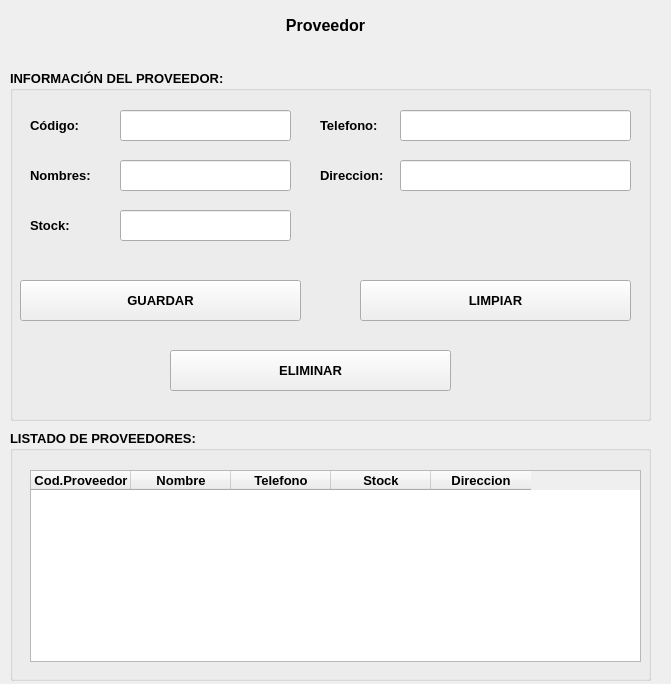
<?xml version="1.0" encoding="UTF-8"?>
<ui version="4.0">
 <class>MainWindow</class>
 <widget class="QMainWindow" name="MainWindow">
  <property name="geometry">
   <rect>
    <x>0</x>
    <y>0</y>
    <width>671</width>
    <height>684</height>
   </rect>
  </property>
  <property name="windowTitle">
   <string>MainWindow</string>
  </property>
  <widget class="QWidget" name="centralwidget">
   <widget class="QGroupBox" name="groupBox">
    <property name="geometry">
     <rect>
      <x>10</x>
      <y>70</y>
      <width>641</width>
      <height>351</height>
     </rect>
    </property>
    <property name="font">
     <font>
      <pointsize>10</pointsize>
      <weight>75</weight>
      <bold>true</bold>
     </font>
    </property>
    <property name="title">
     <string>INFORMACIÓN DEL PROVEEDOR:</string>
    </property>
    <widget class="QLabel" name="label_2">
     <property name="geometry">
      <rect>
       <x>20</x>
       <y>40</y>
       <width>81</width>
       <height>31</height>
      </rect>
     </property>
     <property name="text">
      <string>Código:</string>
     </property>
    </widget>
    <widget class="QLabel" name="label_3">
     <property name="geometry">
      <rect>
       <x>20</x>
       <y>90</y>
       <width>71</width>
       <height>31</height>
      </rect>
     </property>
     <property name="text">
      <string>Nombres:</string>
     </property>
    </widget>
    <widget class="QLineEdit" name="txtTelefono">
     <property name="geometry">
      <rect>
       <x>390</x>
       <y>40</y>
       <width>231</width>
       <height>31</height>
      </rect>
     </property>
    </widget>
    <widget class="QLineEdit" name="txtDireccion">
     <property name="geometry">
      <rect>
       <x>390</x>
       <y>90</y>
       <width>231</width>
       <height>31</height>
      </rect>
     </property>
    </widget>
    <widget class="QLabel" name="label_5">
     <property name="geometry">
      <rect>
       <x>310</x>
       <y>90</y>
       <width>71</width>
       <height>31</height>
      </rect>
     </property>
     <property name="text">
      <string>Direccion:</string>
     </property>
    </widget>
    <widget class="QPushButton" name="btnguardar">
     <property name="geometry">
      <rect>
       <x>10</x>
       <y>210</y>
       <width>281</width>
       <height>41</height>
      </rect>
     </property>
     <property name="text">
      <string>GUARDAR</string>
     </property>
    </widget>
    <widget class="QPushButton" name="btnlimpiar">
     <property name="geometry">
      <rect>
       <x>350</x>
       <y>210</y>
       <width>271</width>
       <height>41</height>
      </rect>
     </property>
     <property name="text">
      <string>LIMPIAR</string>
     </property>
    </widget>
    <widget class="QLineEdit" name="txtCodigo">
     <property name="geometry">
      <rect>
       <x>110</x>
       <y>40</y>
       <width>171</width>
       <height>31</height>
      </rect>
     </property>
    </widget>
    <widget class="QLineEdit" name="txtNombre">
     <property name="geometry">
      <rect>
       <x>110</x>
       <y>90</y>
       <width>171</width>
       <height>31</height>
      </rect>
     </property>
    </widget>
    <widget class="QLabel" name="label_7">
     <property name="geometry">
      <rect>
       <x>310</x>
       <y>40</y>
       <width>71</width>
       <height>31</height>
      </rect>
     </property>
     <property name="text">
      <string>Telefono:</string>
     </property>
    </widget>
    <widget class="QLabel" name="label_4">
     <property name="geometry">
      <rect>
       <x>20</x>
       <y>140</y>
       <width>71</width>
       <height>31</height>
      </rect>
     </property>
     <property name="text">
      <string>Stock:</string>
     </property>
    </widget>
    <widget class="QLineEdit" name="txtStock">
     <property name="geometry">
      <rect>
       <x>110</x>
       <y>140</y>
       <width>171</width>
       <height>31</height>
      </rect>
     </property>
    </widget>
    <widget class="QPushButton" name="btnEliminar">
     <property name="geometry">
      <rect>
       <x>160</x>
       <y>280</y>
       <width>281</width>
       <height>41</height>
      </rect>
     </property>
     <property name="text">
      <string>ELIMINAR</string>
     </property>
    </widget>
   </widget>
   <widget class="QLabel" name="label">
    <property name="geometry">
     <rect>
      <x>10</x>
      <y>10</y>
      <width>631</width>
      <height>31</height>
     </rect>
    </property>
    <property name="font">
     <font>
      <pointsize>12</pointsize>
      <weight>75</weight>
      <bold>true</bold>
     </font>
    </property>
    <property name="text">
     <string>Proveedor</string>
    </property>
    <property name="alignment">
     <set>Qt::AlignCenter</set>
    </property>
   </widget>
   <widget class="QGroupBox" name="groupBox_2">
    <property name="geometry">
     <rect>
      <x>10</x>
      <y>430</y>
      <width>641</width>
      <height>251</height>
     </rect>
    </property>
    <property name="font">
     <font>
      <pointsize>10</pointsize>
      <weight>75</weight>
      <bold>true</bold>
     </font>
    </property>
    <property name="title">
     <string>LISTADO DE PROVEEDORES:</string>
    </property>
    <widget class="QTableWidget" name="tblProveedor">
     <property name="geometry">
      <rect>
       <x>20</x>
       <y>40</y>
       <width>611</width>
       <height>192</height>
      </rect>
     </property>
     <column>
      <property name="text">
       <string>Cod.Proveedor</string>
      </property>
     </column>
     <column>
      <property name="text">
       <string>Nombre</string>
      </property>
     </column>
     <column>
      <property name="text">
       <string>Telefono</string>
      </property>
     </column>
     <column>
      <property name="text">
       <string>Stock</string>
      </property>
     </column>
     <column>
      <property name="text">
       <string>Direccion</string>
      </property>
     </column>
    </widget>
   </widget>
  </widget>
 </widget>
 <resources/>
 <connections/>
</ui>
